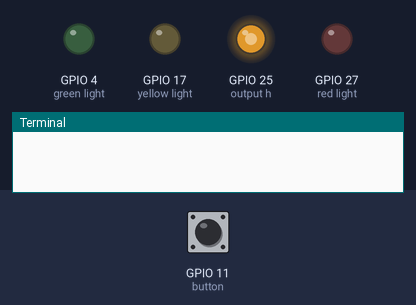
This program was run on a simulated Raspberry Pi (BCM pin numbers) with a Pibrella. On the bench: output pins drawn as LEDs (lit = HIGH), the last lines printed to the terminal. The inputs (shaded band) are chosen by the test bench; at power-on: GPIO 11 (button) LOW. The clock reads 2024-03-15 10:24:30 at power-on unless the program sets it; the camera gives no picture and a still takes 0.5 s.

Above: at 1.29 s.
1.3 s: GPIO 11 (button) pulled HIGH for 0.15 s
At 1.5 s:
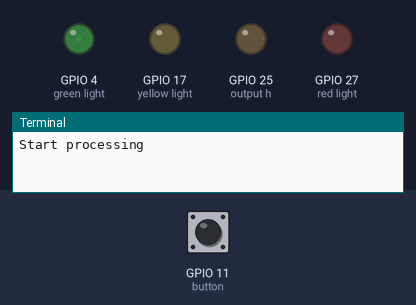
At 1.86 s:
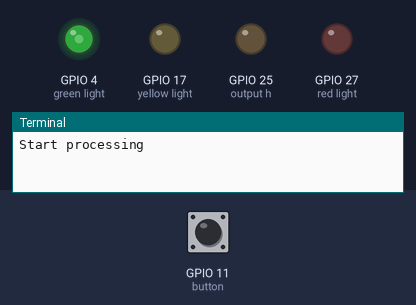
4.3 s: GPIO 11 (button) pulled HIGH for 1 s
At 4.8 s:
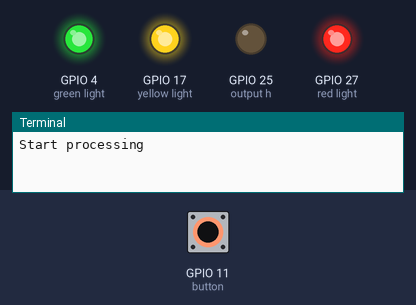
7.3 s: GPIO 11 (button) pulled HIGH for 3.2 s
Timing chart, 0 to 18.0 s (numbered marks = the images above; inputs shaded):
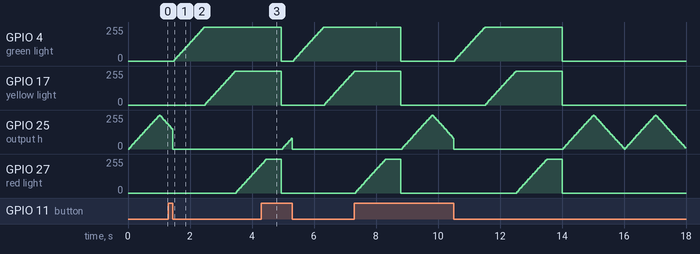

The program:

simple-cam.py
```python
#!/usr/bin/env python

import pibrella
from picamera import PiCamera
import time

processing = False

def take_picture():
    global processing

    if processing == False:
        try:
            camera = PiCamera()
            camera.resolution = (1024, 1024)
            time_stamp = time.strftime("%Y-%m-%d-%H-%M-%S")
            processing = True
            print("Start processing")
            camera.start_preview()
            camera.rotation = 270
            pibrella.light.green.fade(0,100,1)
            time.sleep(1)
            pibrella.light.amber.fade(0,100,1)
            time.sleep(1)
            pibrella.light.red.fade(0,100,1)
            time.sleep(1)
            camera.capture('simple_shot_' + time_stamp + '.jpg')
            processing = False
            print("Processing complete")
            pibrella.light.off()
        finally:
            camera.close()
            print("Waiting for new press")
            pibrella.output.h.pulse(1,1,0,0)
    else:
        print("halted processing - currently taking a picture...")

def handle_button(button):
    global processing
    if processing == False:
        pibrella.output.h.off()
        take_picture()
        print("Taking a picture!")
    else:
        print("Currently processing... try again later!")

# kick off the picture taking
pibrella.button.released(handle_button)

# indicate that we're ready to start by pulsing the output light
pibrella.output.h.pulse(1,1,0,0)

pibrella.pause()
```

Measured:
- after the input at 1.3 s, GPIO 4 (green light): moves from 0/255 to 255/255 over 0.96 s, starting after 0.19 s; GPIO 17 (yellow light): moves from 0/255 to 255/255 over 0.96 s, starting after 1.2 s; GPIO 27 (red light): moves from 0/255 to 214/255 over 0.80 s, starting after 2.2 s
